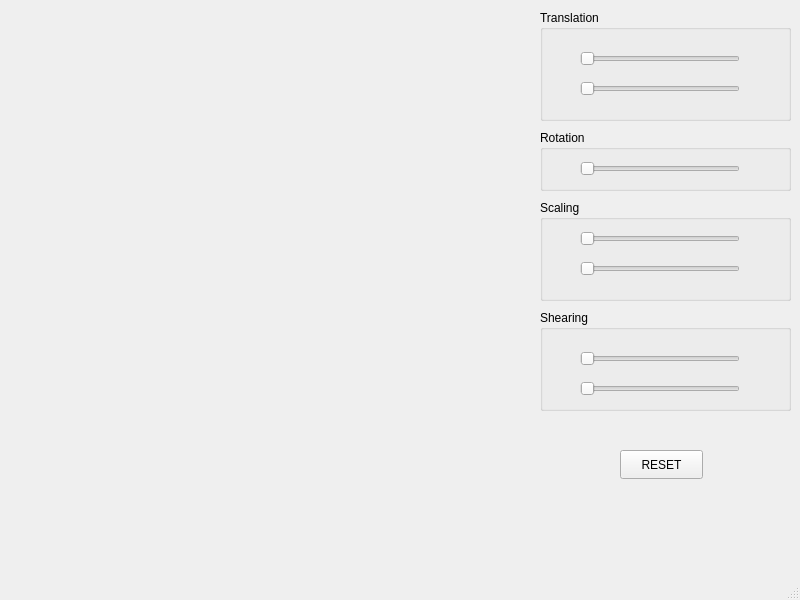
<?xml version="1.0" encoding="UTF-8"?>
<ui version="4.0">
 <class>MainWindow</class>
 <widget class="QMainWindow" name="MainWindow">
  <property name="geometry">
   <rect>
    <x>0</x>
    <y>0</y>
    <width>800</width>
    <height>600</height>
   </rect>
  </property>
  <property name="windowTitle">
   <string>MainWindow</string>
  </property>
  <widget class="QWidget" name="centralwidget">
   <widget class="QGroupBox" name="groupBox">
    <property name="geometry">
     <rect>
      <x>540</x>
      <y>10</y>
      <width>251</width>
      <height>111</height>
     </rect>
    </property>
    <property name="title">
     <string>Translation</string>
    </property>
    <widget class="QSlider" name="transX">
     <property name="geometry">
      <rect>
       <x>40</x>
       <y>40</y>
       <width>160</width>
       <height>18</height>
      </rect>
     </property>
     <property name="orientation">
      <enum>Qt::Horizontal</enum>
     </property>
    </widget>
    <widget class="QSlider" name="transY">
     <property name="geometry">
      <rect>
       <x>40</x>
       <y>70</y>
       <width>160</width>
       <height>18</height>
      </rect>
     </property>
     <property name="orientation">
      <enum>Qt::Horizontal</enum>
     </property>
    </widget>
   </widget>
   <widget class="QGroupBox" name="groupBox_2">
    <property name="geometry">
     <rect>
      <x>540</x>
      <y>130</y>
      <width>251</width>
      <height>61</height>
     </rect>
    </property>
    <property name="title">
     <string>Rotation</string>
    </property>
    <widget class="QSlider" name="rotation">
     <property name="geometry">
      <rect>
       <x>40</x>
       <y>30</y>
       <width>160</width>
       <height>18</height>
      </rect>
     </property>
     <property name="orientation">
      <enum>Qt::Horizontal</enum>
     </property>
    </widget>
   </widget>
   <widget class="QGroupBox" name="groupBox_3">
    <property name="geometry">
     <rect>
      <x>540</x>
      <y>200</y>
      <width>251</width>
      <height>101</height>
     </rect>
    </property>
    <property name="title">
     <string>Scaling</string>
    </property>
    <widget class="QSlider" name="scalingX">
     <property name="geometry">
      <rect>
       <x>40</x>
       <y>30</y>
       <width>160</width>
       <height>18</height>
      </rect>
     </property>
     <property name="orientation">
      <enum>Qt::Horizontal</enum>
     </property>
    </widget>
    <widget class="QSlider" name="scalingY">
     <property name="geometry">
      <rect>
       <x>40</x>
       <y>60</y>
       <width>160</width>
       <height>18</height>
      </rect>
     </property>
     <property name="orientation">
      <enum>Qt::Horizontal</enum>
     </property>
    </widget>
   </widget>
   <widget class="QGroupBox" name="groupBox_4">
    <property name="geometry">
     <rect>
      <x>540</x>
      <y>310</y>
      <width>251</width>
      <height>101</height>
     </rect>
    </property>
    <property name="title">
     <string>Shearing</string>
    </property>
    <widget class="QSlider" name="shearingX">
     <property name="geometry">
      <rect>
       <x>40</x>
       <y>40</y>
       <width>160</width>
       <height>18</height>
      </rect>
     </property>
     <property name="orientation">
      <enum>Qt::Horizontal</enum>
     </property>
    </widget>
    <widget class="QSlider" name="shearingY">
     <property name="geometry">
      <rect>
       <x>40</x>
       <y>70</y>
       <width>160</width>
       <height>18</height>
      </rect>
     </property>
     <property name="orientation">
      <enum>Qt::Horizontal</enum>
     </property>
    </widget>
   </widget>
   <widget class="projekt2d" name="widget" native="true">
    <property name="geometry">
     <rect>
      <x>20</x>
      <y>10</y>
      <width>500</width>
      <height>500</height>
     </rect>
    </property>
   </widget>
   <widget class="QPushButton" name="resetB">
    <property name="geometry">
     <rect>
      <x>620</x>
      <y>450</y>
      <width>83</width>
      <height>29</height>
     </rect>
    </property>
    <property name="text">
     <string>RESET</string>
    </property>
   </widget>
  </widget>
  <widget class="QMenuBar" name="menubar">
   <property name="geometry">
    <rect>
     <x>0</x>
     <y>0</y>
     <width>800</width>
     <height>25</height>
    </rect>
   </property>
  </widget>
  <widget class="QStatusBar" name="statusbar"/>
 </widget>
 <customwidgets>
  <customwidget>
   <class>projekt2d</class>
   <extends>QWidget</extends>
   <header location="global">projekt2d.h</header>
   <container>1</container>
  </customwidget>
 </customwidgets>
 <resources/>
 <connections/>
</ui>
